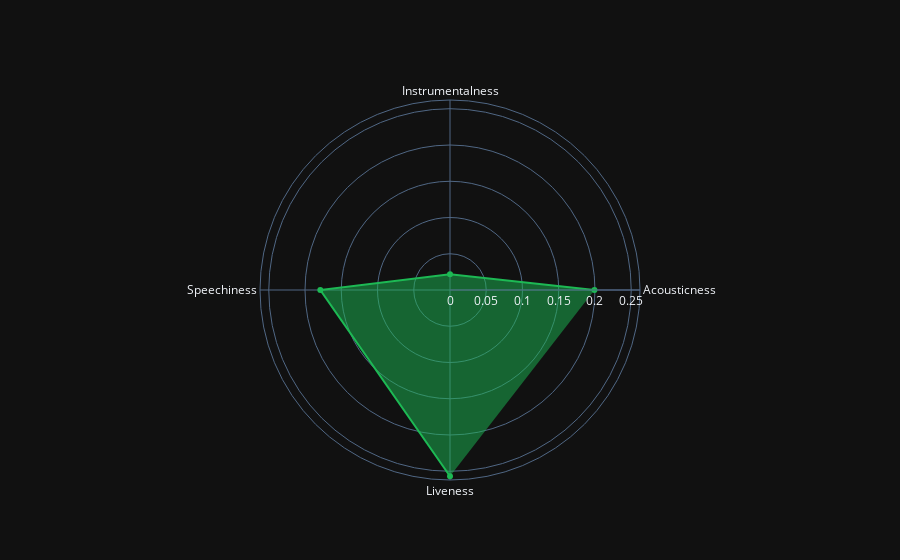

The cell this chart's notebook holds for it:
### Markdown cell above
# How Technical is your playlist?

### Code cell
# Calculate the mean values
s = df[['Acousticness', 'Instrumentalness', 'Speechiness', 'Liveness']].mean()
df1 = s.to_frame().reset_index()
df1.rename(columns={'index': 'theta', 0: 'r'}, inplace=True)

# Create a polar plot with filled areas using go.Scatterpolar
fig = go.Figure()

color_with_opacity = "#1DB954"
fill_opacity = 0.5
fig.add_trace(go.Scatterpolar(
    r=df1['r'],
    theta=df1['theta'],
    fill='toself',
    fillcolor=f'rgba{tuple(int(color_with_opacity[i:i+2], 16) for i in (1, 3, 5)) + (fill_opacity,)}',
    line=dict(color='#1DB954'),  # Line color
    name='Average Values'
))

# Customize the polar layout
fig.update_layout(
    polar=dict(
        radialaxis=dict(visible=True),
    ),
    showlegend=False,
    template='plotly_dark'  # Set the template/theme
)

fig.show()

### Figure 1 — Plotly figure (JSON) as saved in the notebook; plotly's stock layout.template omitted (floating-point values rounded to 4 significant figures)
{"data": [{"fill": "toself", "fillcolor": "rgba(29, 185, 84, 0.5)", "line": {"color": "#1DB954"}, "name": "Average Values", "r": [0.1992, 0.02172, 0.1789, 0.2569], "theta": ["Acousticness", "Instrumentalness", "Speechiness", "Liveness"], "type": "scatterpolar"}], "layout": {"polar": {"radialaxis": {"visible": true}}, "showlegend": false}}
